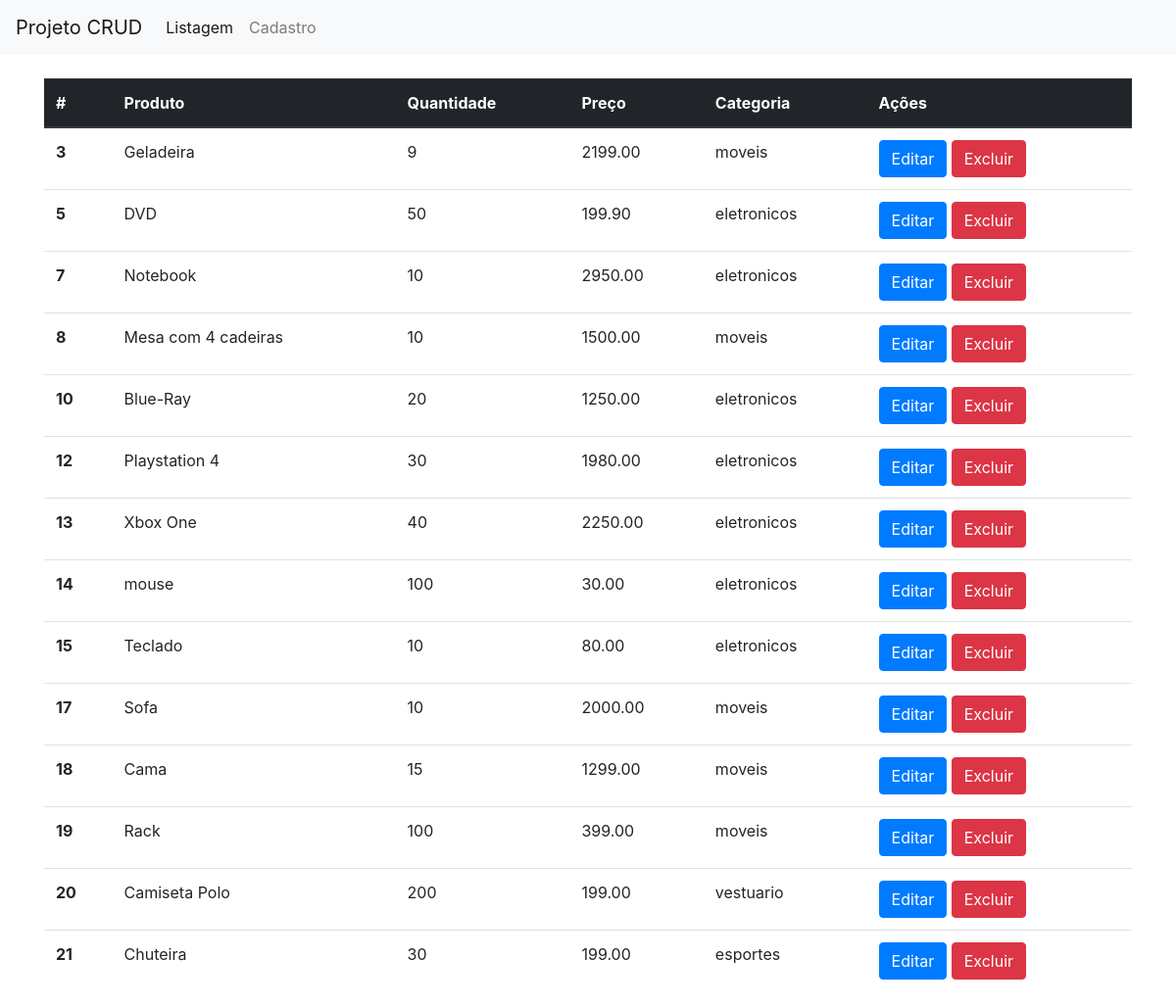
The app's page /projeto_crud/lista.php with its own data.
### tables this page shows
CREATE TABLE `produtos` (
  `id` int(11) NOT NULL AUTO_INCREMENT,
  `nome` varchar(100) NOT NULL,
  `preco` decimal(10,2) NOT NULL,
  `quant` int(11) NOT NULL,
  `id_categoria` int(11) NOT NULL,
  PRIMARY KEY (`id`)
);

CREATE TABLE `categorias` (
  `id` int(11) NOT NULL AUTO_INCREMENT,
  `nome` varchar(100) NOT NULL,
  `descricao` varchar(255) DEFAULT NULL,
  PRIMARY KEY (`id`)
);

### projeto_crud/inc/utils.php (called while the page is built, shortened)
<?php
function navActive($pg, $key) {
  if($pg == $key) {
    return "active";
  }
}
function getProducts($conn) {
  $query = "SELECT
              p.id,
              p.nome AS nome_produto,
              p.preco,
              p.quant,
              c.nome AS nome_categoria
            FROM
              produtos AS p
            INNER JOIN
              categorias AS c
            ON
              (p.id_categoria = c.id)
            ORDER BY
              p.id
            ASC";
  return mysqli_query($conn, $query);
}
function getProduct($result) {
  return mysqli_fetch_assoc($result);
}

### projeto_crud/lista.php (the view, shortened to what this page needs)
<?php
include_once("inc/utils.php");
$page = "LISTA";
if($conn = getConn()) {
  $result = getProducts($conn);
}
?>
<!doctype html>
<html lang="en">
  <head>
    <?php include_once("inc/header.php"); ?>
  </head>
  <body>
    <?php include_once("inc/navbar.php"); ?>
    <div class="container">
      <br>
      <table class="table">
        <thead class="thead-dark">
          <tr>
            <th scope="col">#</th>
            <th scope="col">Produto</th>
            <th scope="col">Quantidade</th>
            <th scope="col">Preço</th>
            <th scope="col">Categoria</th>
            <th scope="col">Ações</th>
          </tr>
        </thead>
        <tbody>
          <?php while($prod = getProduct($result)): ?>
          <tr>
            <th scope="row"><?= $prod["id"] ?></th>
            <td><?= $prod["nome_produto"] ?></td>
            <td><?= $prod["quant"] ?></td>
            <td><?= $prod["preco"] ?></td>
            <td><?= $prod["nome_categoria"] ?></td>
            <td>
              <form action="editar.php" method="GET">
                <button type="submit" class="btn btn-primary">Editar</button>
              </form>
              <form action="excluir.php" method="POST">
                <button type="submit" class="btn btn-danger">Excluir</button>
              </form>
            </td>
          </tr>
          <?php endwhile; ?>
        </tbody>
      </table>
    </div>
  </body>
</html>

### projeto_crud/inc/header.php (shortened to what this page needs)
<link rel="stylesheet" href="https://stackpath.bootstrapcdn.com/bootstrap/4.1.1/css/bootstrap.min.css">
<link rel="stylesheet" href="../assets/css/crud.css">

### projeto_crud/inc/navbar.php
<nav class="navbar navbar-expand-lg navbar-light bg-light">
  <a class="navbar-brand" href="#">Projeto CRUD</a>
  <div class="collapse navbar-collapse" id="navbarNav">
    <ul class="navbar-nav">
      <li class="nav-item <?= navActive($page, "LISTA"); ?>">
        <a class="nav-link" href="lista.php">Listagem</a>
      </li>
      <li class="nav-item <?= navActive($page, "CADASTRO"); ?>">
        <a class="nav-link" href="cadastro.php">Cadastro</a>
      </li>
    </ul>
  </div>
</nav>

### projeto_crud/assets/css/crud.css (style rules this page uses)
.table form { display: inline-block; }

### records on screen
produtos: id "3", nome "Geladeira", quant "9", preco "2199.00", id_categoria.nome "moveis"
produtos: id "5", nome "DVD", quant "50", preco "199.90", id_categoria.nome "eletronicos"
produtos: id "7", nome "Notebook", quant "10", preco "2950.00", id_categoria.nome "eletronicos"
produtos: id "8", nome "Mesa com 4 cadeiras", quant "10", preco "1500.00", id_categoria.nome "moveis"
produtos: id "10", nome "Blue-Ray", quant "20", preco "1250.00", id_categoria.nome "eletronicos"
produtos: id "12", nome "Playstation 4", quant "30", preco "1980.00", id_categoria.nome "eletronicos"
produtos: id "13", nome "Xbox One", quant "40", preco "2250.00", id_categoria.nome "eletronicos"
produtos: id "14", nome "mouse", quant "100", preco "30.00", id_categoria.nome "eletronicos"
produtos: id "15", nome "Teclado", quant "10", preco "80.00", id_categoria.nome "eletronicos"
produtos: id "17", nome "Sofa", quant "10", preco "2000.00", id_categoria.nome "moveis"
produtos: id "18", nome "Cama", quant "15", preco "1299.00", id_categoria.nome "moveis"
produtos: id "19", nome "Rack", quant "100", preco "399.00", id_categoria.nome "moveis"
produtos: id "20", nome "Camiseta Polo", quant "200", preco "199.00", id_categoria.nome "vestuario"
produtos: id "21", nome "Chuteira", quant "30", preco "199.00", id_categoria.nome "esportes"
